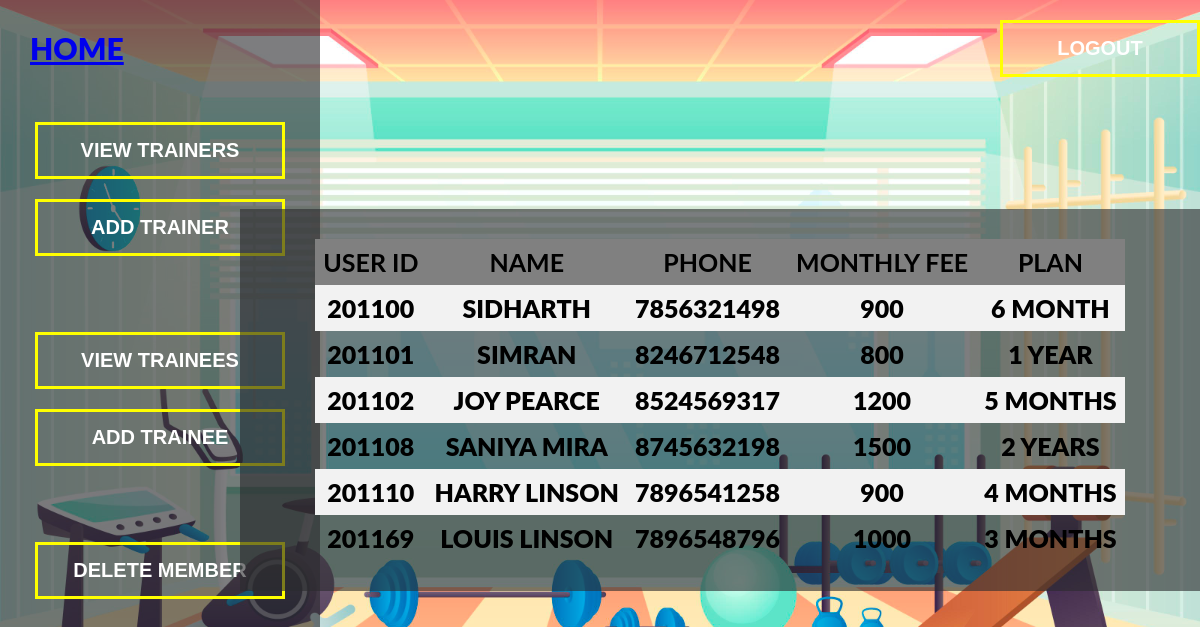
Screenshot of /all_trainee.php with the database file from the repository.
### tables this page shows
CREATE TABLE `trainer_trainee` (
  `userid` int(11) NOT NULL,
  `weight` int(11) NOT NULL,
  `fat` int(11) NOT NULL,
  `plan` varchar(30) NOT NULL
);

CREATE TABLE `trainee` (
  `userid` int(11) NOT NULL,
  `password` varchar(15) NOT NULL,
  `name` varchar(25) NOT NULL,
  `phone` bigint(20) NOT NULL,
  `monthly_fee` int(11) NOT NULL,
  `trained_by` int(11) NOT NULL
);

### all_trainee.php (the view, shortened to what this page needs)
<?php
    include('admin.php');
    ?>
    <!DOCTYPE html>
    <html lang="en">
        <head>
            <link rel="stylesheet" href="stylesheet/trainer.css">
        </head>
        <body>
            <div class=view>
            <table>
        <tr>
        <th>User ID</th>
        <th>Name</th>
        <th>Phone</th>
        <th>Monthly Fee</th>
        <th>Plan</th>
        </tr>
            <?php
            $sql = " SELECT T.userid , T.name , T.phone , T.monthly_fee ,M.plan FROM trainee T , trainer_trainee M where T.userid=M.userid;";
            $result = mysqli_query($db,$sql) ;
    while($row= mysqli_fetch_assoc($result)){
        echo "<tr>";
      echo "<td>" . $row['userid'] . "</td>";
      echo "<td>" . $row['name'] . "</td>";
      echo "<td>" . $row['phone'] . "</td>";
      echo "<td>" . $row['monthly_fee'] . "</td>";
      echo "<td>" . $row['plan'] . "</td>";
      echo "</tr>";
      }
    echo "</table>";
     ?>
    </div>
    </body>
    </html>

### admin.php (shortened to what this page needs)
<!DOCTYPE html>
<html lang="en">
    <head>
        <link rel="stylesheet" href="stylesheet/admin.css">
    </head>
    <body>
        <div class="logout">
        <input  type="button" name="" value="LOGOUT" onclick="window.location.href='login.php';">
    </div>
        <div class= sidebar>
        <a href="admin_home.php">HOME</a>
            <br><br>
      <input  type="button" name="" value="View Trainers" onclick="window.location.href='all_trainer.php';">
      <input type="button" name="" value="Add Trainer" onclick="window.location.href='add_trainer.php';">
      <br>
      <input  type="button" name="" value="View Trainees" onclick="window.location.href='all_trainee.php';">
      <input type="button" name="" value="Add Trainee" onclick="window.location.href='add_trainee.php';">
      <br>
      <input type="button" name="" value="Delete Member" onclick="window.location.href='delete_member.php';">
    </div>
    </body>
    </html>

### stylesheet/admin.css (style rules this page uses)
body { margin: 0; padding: 0; font-family: "Lato", sans-serif; background: url(images/admin.jpg); background-size: cover; font-size: 30px; text-transform: uppercase; }
.sidebar { background-color: #2c2b2e9c; width: 260px; height: 100%; padding: 30px; position: fixed; top: 0; left: 0; padding-top: 30px; }
.sidebar input[type="button"] { border: 0; width: 250px; background: none; display: block; margin: 20px auto; border: 3px solid yellow; padding: 14px; outline: none; color: white; transition: 0.25px; cursor: pointer; font-size: 20px; text-transform: uppercase; font-weight: 900; }
.view { padding: 30px; position: absolute; top: 50%; left: 60%; transform: translate(-50%,-50%); background: #2c2b2e9c; text-align: center; color: white; display: grid; justify-content: center; }
table { border-collapse: collapse; width: 100%; color: black; font-size: 25px; }
th, td { text-align: center; padding: 8px; }
th { background-color: grey; }
tr:nth-child(even) { background-color: #f2f2f2; }
::placeholder { color: white; opacity: 1; }
.logout input[type="button"] { width: 200px; float: right; background: none; display: block; margin: 20px auto; border: 3px solid yellow; padding: 14px; outline: none; color: white; transition: 0.25px; cursor: pointer; font-size: 20px; text-transform: uppercase; font-weight: 900; }

### stylesheet/trainer.css (style rules this page uses)
body { margin: 0; padding: 0; font-family: "Lato", sans-serif; background: url(images/trainer.jpg); background-size: cover; font-size: 30px; text-transform: uppercase; font-weight: 900; }
.sidebar { background-color: #2c2b2e9c; width: 260px; height: 100%; padding: 30px; position: fixed; top: 0; left: 0; padding-top: 30px; }
.sidebar input[type="button"] { border: 0; width: 250px; background: none; display: block; margin: 20px auto; border: 3px solid yellow; padding: 14px; outline: none; color: white; transition: 0.25px; cursor: pointer; font-size: 20px; text-transform: uppercase; font-weight: 900; }
.logout input[type="button"] { width: 200px; float: right; background: none; display: block; margin: 20px auto; border: 3px solid yellow; padding: 14px; outline: none; color: white; transition: 0.25px; cursor: pointer; font-size: 20px; text-transform: uppercase; font-weight: 900; }
.view { width: 900px; padding: 30px; position: absolute; top: 50%; left: 60%; transform: translate(-50%,-50%); background: #2c2b2e9c; text-align: center; color: white; display: grid; justify-content: center; }
table { border-collapse: collapse; width: 100%; color: black; font-size: 25px; }
th, td { text-align: center; padding: 8px; }
th { background-color: grey; }
tr:nth-child(even) { background-color: #f2f2f2; }
::placeholder { color: white; opacity: 1; }

### rows the page displays
trainer_trainee: userid.userid "201100", userid.name "SIDHARTH", userid.phone "7856321498", userid.monthly_fee "900", plan "6 MONTH"
trainer_trainee: userid.userid "201101", userid.name "SIMRAN", userid.phone "8246712548", userid.monthly_fee "800", plan "1 YEAR"
trainer_trainee: userid.userid "201102", userid.name "JOY PEARCE", userid.phone "8524569317", userid.monthly_fee "1200", plan "5 MONTHS"
trainer_trainee: userid.userid "201108", userid.name "SANIYA MIRA", userid.phone "8745632198", userid.monthly_fee "1500", plan "2 YEARS"
trainer_trainee: userid.userid "201110", userid.name "HARRY LINSON", userid.phone "7896541258", userid.monthly_fee "900", plan "4 MONTHS"
trainer_trainee: userid.userid "201169", userid.name "LOUIS LINSON", userid.phone "7896548796", userid.monthly_fee "1000", plan "3 MONTHS"
